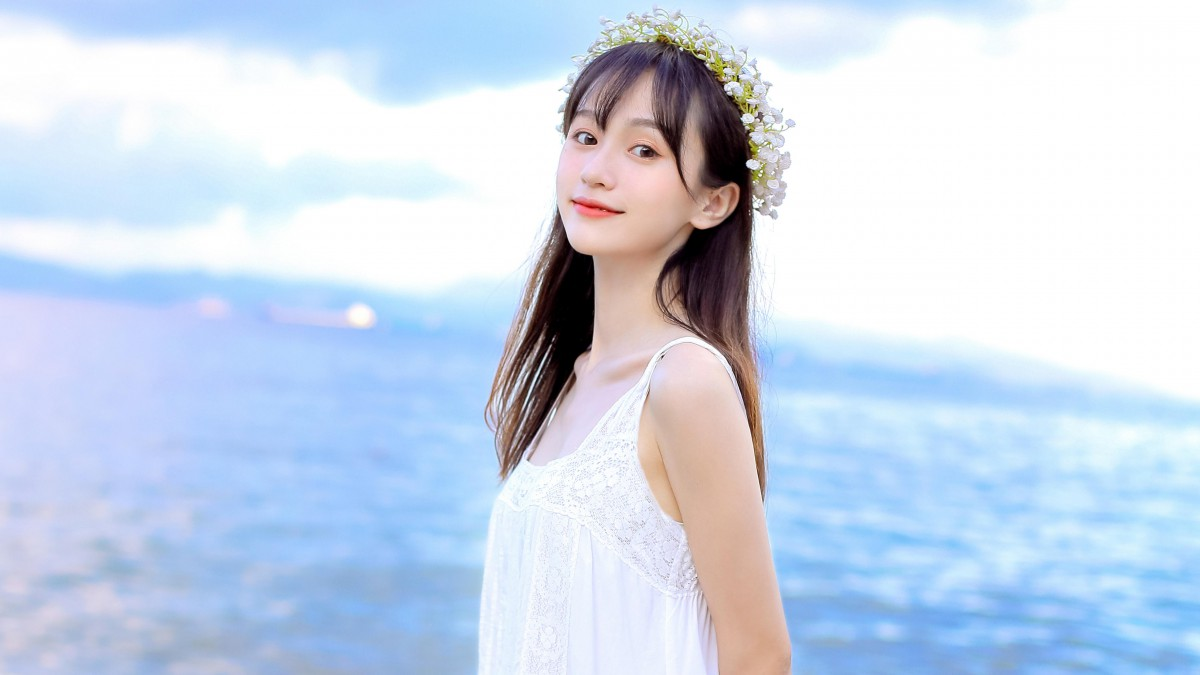
//> input picture src/test1.jpg, 1200 x 675 px
$ ./main   (built with g++ and OpenCV 4)
//> lines starting //> are read from the running program, lines starting //| are printed output that depends on the picture; after the words box and inside, x2 and y2 are one past the last pixel; in counts of white or black regions, pixels touching at a corner belong together
#include <iostream>
#include <opencv.hpp>
using namespace std;
using namespace cv;

//创建检测器对象
CascadeClassifier classifier;

//初始化函数
void init() {
	//指定人脸配置文件路径(在opencv安装的文件夹内)
	string path = "D:\\opencv\\opencv\\sources\\data\\haarcascades\\haarcascade_frontalface_default.xml";
	//加载人脸配置文件
	classifier.load(path);
}

/*
* @param src 待识别的图像数据
* @param result 人脸识别结果
*/
bool Classify_face(Mat src,vector<Rect> &result) {
	//清理历史数据防止内存溢出
	result.clear();
	//使用detectMultiScale方法识别src内的人脸，并将识别结果存储在result内
	//识别结果是矩阵数组，每个矩阵有x,y,width,height四个信息，表示人脸在图像上的位置
	classifier.detectMultiScale(src, result);
	//result大小为0表示没有识别到人脸
	if (result.size() <= 0) {
		return false;
	}
	return true;
}

/*
* @brief 画框函数
* @param src 待被画框的图像
* @param result 人脸识别得到的矩阵数组
*/
void Paint_tangle(Mat &src,vector<Rect> result) {
	//定义框线颜色
	Scalar color=CV_RGB(0, 255, 0);
	//循环给所有人脸识别结果位置画框
	for (int i = 0; i < result.size(); i++) {
		rectangle(src, result[i].tl(), result[i].br(), color, 1);
	}
}

//@brief 图片文件人脸识别测试函数
void ImageClassifyTest() {
	vector<Rect> ret;
	Mat img = imread("test1.jpg");
//> img is the input picture: 675 rows x 1200 cols, CV_8UC3; mean B, G, R 233.6, 215.3, 202.2
	if (Classify_face(img, ret)) {
//> in Classify_face, `classifier.detectMultiScale(src, result);`: result = 1 Rect (x, y, width, height): [525, 81, 167, 167]
//> ret = 1 Rect (x, y, width, height): [525, 81, 167, 167]
		Paint_tangle(img,ret);
//> the loop in Paint_tangle, `for (int i = 0; i < result.size(); i++)` made 1 pass
//> after the loop in Paint_tangle, `for (int i = 0; i < result.size(); i++)`:
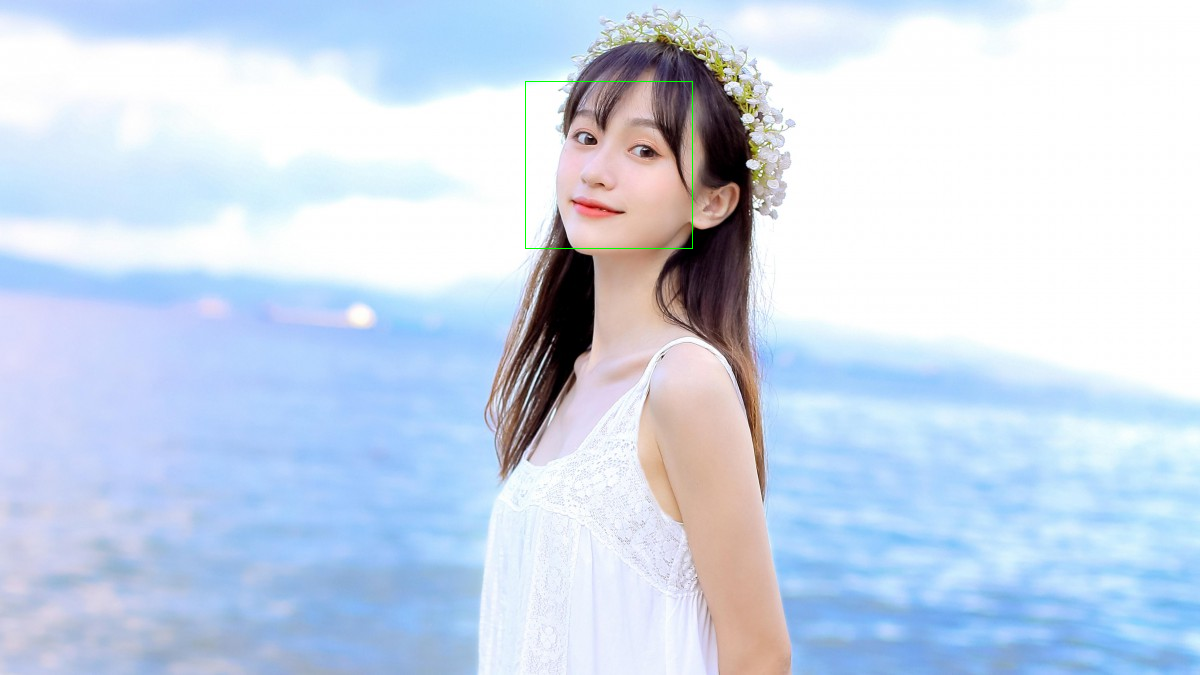
//> src: 675 rows x 1200 cols, CV_8UC3; 0.08% of pixels changed, all inside (x1, y1, x2, y2) = (525, 81, 693, 249)
		imshow("图片文件人脸识别_单人", img);
	}
	img = imread("test2.jpg");
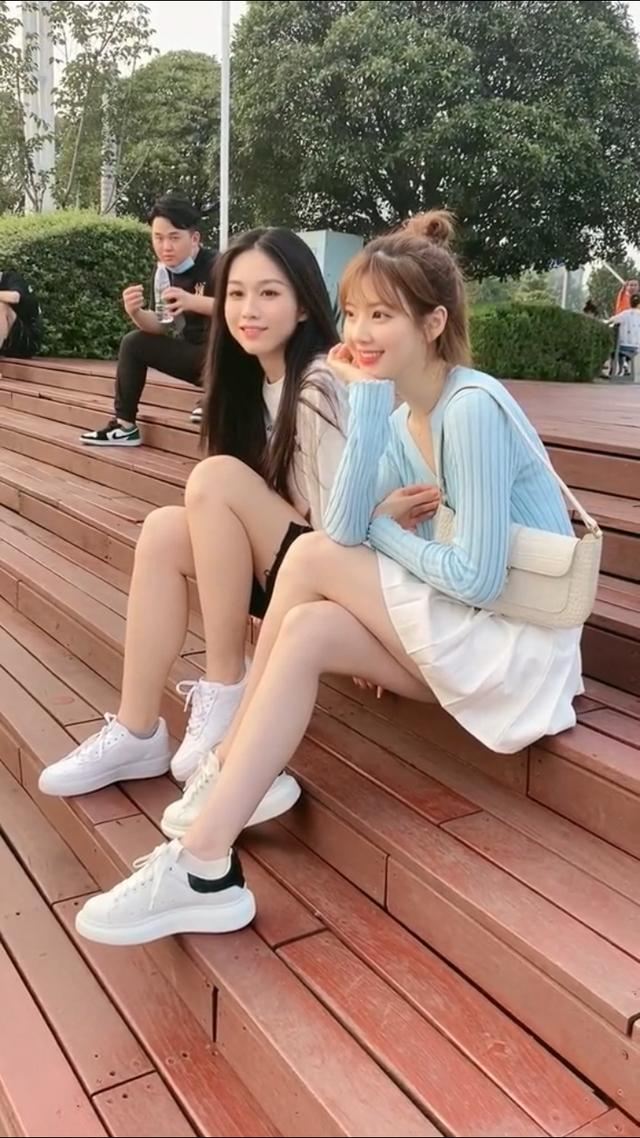
//> input picture src/test2.jpg, 640 x 1138 px
//> img is the input picture: 1138 rows x 640 cols, CV_8UC3; mean B, G, R 110.3, 123.7, 150.7
	if (Classify_face(img, ret)) {
//> ret = 4 Rects (x, y, width, height): [144, 221, 44, 44], [158, 218, 51, 51], [211, 258, 90, 90], [320, 277, 98, 98]
		Paint_tangle(img, ret);
//> the loop in Paint_tangle (call 2), `for (int i = 0; i < result.size(); i++)` made 4 passes
//> after the loop in Paint_tangle (call 2), `for (int i = 0; i < result.size(); i++)`:
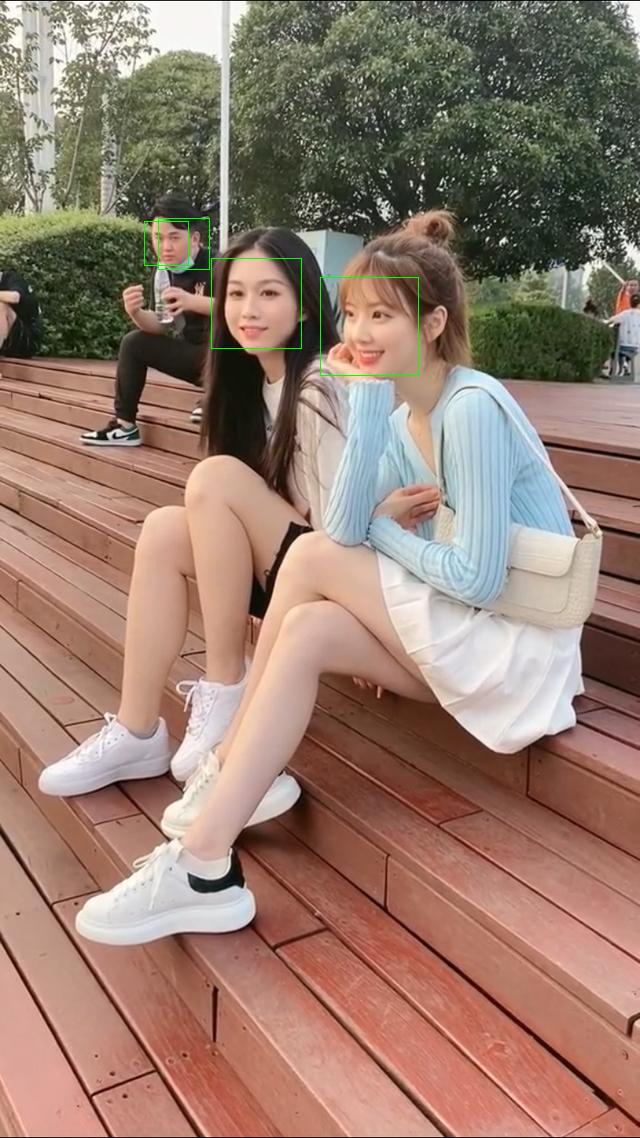
//> src: 1138 rows x 640 cols, CV_8UC3; 0.16% of pixels changed, all inside (x1, y1, x2, y2) = (144, 218, 419, 376)
		imshow("图片文件人脸识别_多人", img);
		waitKey(0);
	}
}

//@brief 视频文件人脸识别测试函数
void VideoClassifyTest() {
	VideoCapture cap("test.mp4");
	if (!cap.isOpened()) {
		cout << "视频文件打开失败" << endl;
		return;
	}
	Mat frame;
	vector<Rect> ret;
	while (true) {
		cap >> frame;
		if (frame.empty()) {
			break;
		}
		if (Classify_face(frame, ret)) {
			Paint_tangle(frame, ret);
			imshow("视频文件人脸识别", frame);
			waitKey(2);
		}
	}
}

//@brief 摄像头视频流人脸识别测试函数
void CameraClassifyTest() {
	VideoCapture cap(0);
	if (!cap.isOpened()) {
		cout << "摄像头打开失败" << endl;
		return;
	}
	Mat frame;
	vector<Rect> ret;
	while (true) {
		cap >> frame;
		if (frame.empty()) {
			break;
		}
		if (Classify_face(frame, ret)) {
			Paint_tangle(frame, ret);
			imshow("摄像头视频流人脸识别", frame);
			waitKey(2);
		}
	}
}

int main()
{
	init();
	//图片文件人脸识别测试
	ImageClassifyTest();
	//视频文件人脸识别测试
	//VideoClassifyTest();
	//摄像头视频流人脸识别测试
	//CameraClassifyTest();
	return 0;
}
